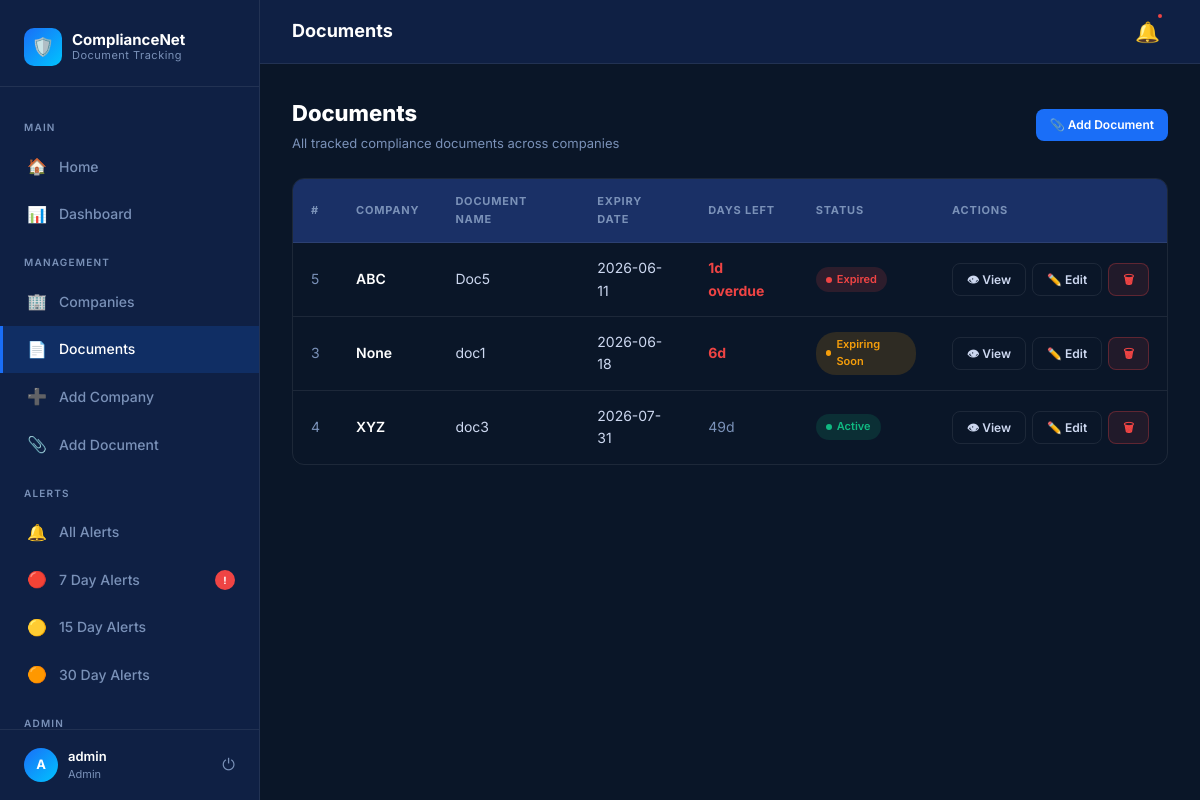
Screenshot of /documents (signed in) with the database file from the repository.
### tables this page shows
CREATE TABLE documents (
    id INTEGER PRIMARY KEY AUTOINCREMENT,
    company_id INTEGER,
    document_name TEXT,
    issue_date TEXT,
    expiry_date TEXT,
    reminder_days INTEGER,
    FOREIGN KEY(company_id) REFERENCES companies(id)
);

CREATE TABLE companies (
    id INTEGER PRIMARY KEY AUTOINCREMENT,
    company_name TEXT NOT NULL,
    registration_number TEXT,
    address TEXT,
    contact_person TEXT,
    phone TEXT,
    email TEXT
);

### app.py (the view)
@app.route('/documents')
@login_required
def documents():
    conn = sqlite3.connect('company.db')
    conn.row_factory = sqlite3.Row
    documents = conn.execute("""
        SELECT
            documents.*,
            companies.company_name
        FROM documents
        LEFT JOIN companies
        ON documents.company_id = companies.id
        ORDER BY documents.expiry_date
    """).fetchall()
    conn.close()
    today = datetime.today().date()
    processed_documents = []
    for doc in documents:
        expiry = datetime.strptime(
            doc['expiry_date'],
            '%Y-%m-%d'
        ).date()
        days_left = (expiry - today).days
        if days_left < 0:
            status = "Expired"
            priority = 1
        elif days_left <= 30:
            status = "Expiring Soon"
            priority = 2
        else:
            status = "Active"
            priority = 3
        processed_documents.append({
            'id': doc['id'],
            'company_name': doc['company_name'],
            'document_name': doc['document_name'],
            'expiry_date': doc['expiry_date'],
            'status': status,
            'days_left': days_left,
            'priority': priority
        })
    processed_documents.sort(
        key=lambda x: (
            x['priority'],
            x['days_left']
        )
    )
    return render_template(
        'documents.html',
        documents=processed_documents
    )

### app.py (called while the page is built)
def login_required(f):
    @wraps(f)
    def decorated_function(*args, **kwargs):
        if 'user_id' not in session:
            return redirect('/login')
        return f(*args, **kwargs)
    return decorated_function

### templates/documents.html (shortened to what this page needs)
{% extends 'base.html' %}
{% block topbar_title %}Documents{% endblock %}
{% block content %}
<div class="page-header">
  <div>
    <h1>Documents</h1>
    <p>All tracked compliance documents across companies</p>
  </div>
  <a href="/add-document" class="btn btn-primary btn-sm">📎 Add Document</a>
</div>
{% if documents %}
<div class="table-wrap">
  <table>
    <thead>
      <tr>
        <th>#</th>
        <th>Company</th>
        <th>Document Name</th>
        <th>Expiry Date</th>
        <th>Days Left</th>
        <th>Status</th>
        <th>Actions</th>
      </tr>
    </thead>
    <tbody>
      {% for doc in documents %}
      <tr>
        <td style="color:var(--muted)">{{ doc.id }}</td>
        <td><span class="company-name">{{ doc.company_name }}</span></td>
        <td>{{ doc.document_name }}</td>
        <td>{{ doc.expiry_date }}</td>
        <td>
          {% if doc.days_left < 0 %}
            <span style="color:var(--red);font-weight:700">{{ doc.days_left|abs }}d overdue</span>
          {% elif doc.days_left <= 7 %}
            <span style="color:var(--red);font-weight:700">{{ doc.days_left }}d</span>
          {% elif doc.days_left <= 30 %}
            <span style="color:var(--yellow);font-weight:600">{{ doc.days_left }}d</span>
          {% else %}
            <span style="color:var(--muted)">{{ doc.days_left }}d</span>
          {% endif %}
        </td>
        <td>
          {% if doc.status == 'Expired' %}
            <span class="badge badge-expired">Expired</span>
          {% elif doc.status == 'Expiring Soon' %}
            <span class="badge badge-expiring">Expiring Soon</span>
          {% else %}
            <span class="badge badge-active">Active</span>
          {% endif %}
        </td>
        <td>
          <div style="display:flex;gap:6px">
            <a href="/view-document/{{ doc.id }}" class="btn btn-outline btn-sm">👁 View</a>
            {% if session.get('role') == 'admin' %}
            <a href="/edit-document/{{ doc.id }}" class="btn btn-outline btn-sm">✏️ Edit</a>
            <a href="/delete-document/{{ doc.id }}" class="btn btn-danger btn-sm" onclick="return confirm('Delete this document?')">🗑</a>
            {% endif %}
          </div>
        </td>
      </tr>
      {% endfor %}
    </tbody>
  </table>
</div>
{% endif %}
{% endblock %}

### templates/base.html (style rules this page uses)
*, *::before, *::after { box-sizing: border-box; margin: 0; padding: 0; }
:root { --navy: #0a1628; --navy-mid: #0f2044; --navy-card: #112255; --navy-light:#1a3066; --blue: #1a6ef7; --blue-light:#3d8ef8; --blue-glow: rgba(26,110,247,0.18); --cyan: #00c4ff; --white: #ffffff; --text: #cdd8f0; --muted: #7a91b8; --border: rgba(255,255,255,0.08); --red: #ef4444; --yellow: #f59e0b; --green: #10b981; --radius: 12px; --radius-sm: 8px; --shadow: 0 4px 24px rgba(0,0,0,0.4); }
html, body { height: 100%; font-family: 'Inter', sans-serif; background: var(--navy); color: var(--white); line-height: 1.6; }
a { color: inherit; text-decoration: none; }
.btn { display: inline-flex; align-items: center; gap: 8px; padding: 10px 20px; font-size: 14px; font-weight: 600; border-radius: var(--radius-sm); border: none; cursor: pointer; transition: all 0.2s; white-space: nowrap; }
.btn-primary { background: var(--blue); color: #fff; }
.btn-outline { background: transparent; border: 1px solid var(--border); color: var(--text); }
.btn-danger { background: rgba(239,68,68,0.1); border: 1px solid rgba(239,68,68,0.3); color: var(--red); }
.btn-sm { padding: 6px 14px; font-size: 12px; }
.table-wrap { overflow-x: auto; border-radius: var(--radius); border: 1px solid var(--border); }
table { width: 100%; border-collapse: collapse; font-size: 14px; }
thead { background: var(--navy-light); }
thead th { padding: 14px 18px; text-align: left; font-size: 11px; font-weight: 700; letter-spacing: 0.8px; text-transform: uppercase; color: var(--muted); border-bottom: 1px solid var(--border); }
tbody tr { border-bottom: 1px solid var(--border); transition: background 0.15s; }
tbody tr:last-child { border-bottom: none; }
tbody td { padding: 14px 18px; color: var(--text); vertical-align: middle; }
td .company-name { color: var(--white); font-weight: 600; }
.badge { display: inline-flex; align-items: center; gap: 5px; padding: 4px 10px; font-size: 11px; font-weight: 600; border-radius: 20px; }
.badge::before { content:''; width:6px; height:6px; border-radius:50%; }
.badge-active { background:rgba(16,185,129,0.15); color:var(--green); }
.badge-active::before { background:var(--green); }
.badge-expiring { background:rgba(245,158,11,0.15); color:var(--yellow); }
.badge-expiring::before { background:var(--yellow); }
.badge-expired { background:rgba(239,68,68,0.15); color:var(--red); }
.badge-expired::before { background:var(--red); }
.page-header { display: flex; align-items: center; justify-content: space-between; margin-bottom: 24px; }
.page-header h1 { font-size: 22px; font-weight: 800; color: var(--white); }
.page-header p { font-size: 13px; color: var(--muted); margin-top: 2px; }

### rows the page displays
documents: id "5", company_name "ABC", document_name "Doc5", expiry_date "2026-06-11", days_left|abs "1", shows "Expired"
documents: id "3", company_name "None", document_name "doc1", expiry_date "2026-06-18", days_left "6", shows "Expiring Soon"
documents: id "4", company_name "XYZ", document_name "doc3", expiry_date "2026-07-31", days_left "49", shows "Active"

### other values shown
{{ session.get('username', 'U')[0]|upper }} "A"
{{ session.get('username', 'User') }} "admin"
{{ session.get('role', 'staff') }} "Admin"
